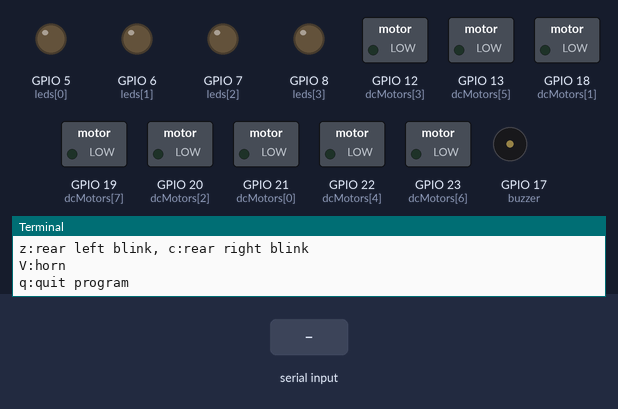
This program was run on a simulated Raspberry Pi (BCM pin numbers). Shown: switched loads named in the program (green lamp = pin HIGH), output pins drawn as LEDs (lit = HIGH), buzzer (waves = sounding, pin HIGH), the last lines printed to the terminal. Dashed ring = blinking. The test bench sets the inputs (shaded band). Threads take turns every 2 ms.

Above: at 1.2 s.
1.3 s: "z" typed at the terminal, then Enter
At 1.55 s:
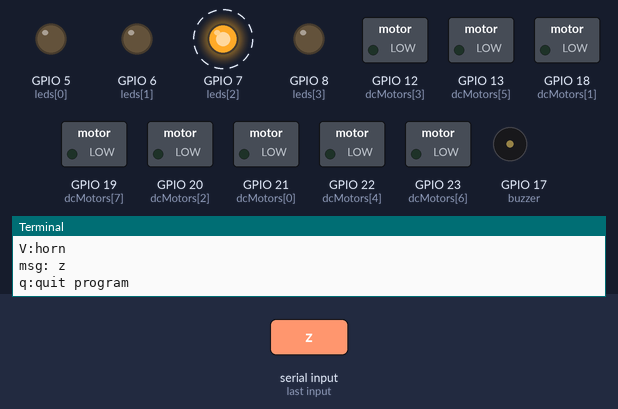
4.3 s: "c" typed at the terminal, then Enter
At 6.7 s:
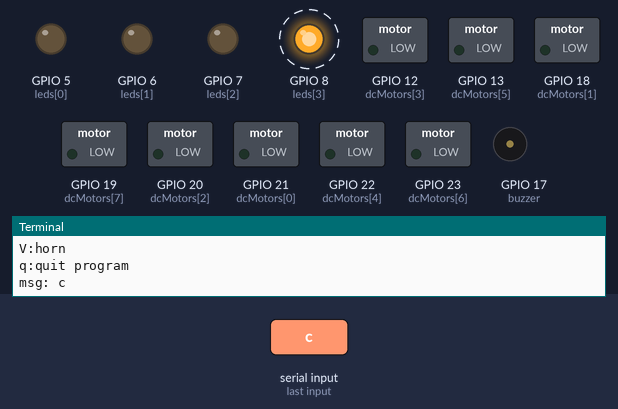
7.3 s: "V" typed at the terminal, then Enter
10.3 s: "f" typed at the terminal, then Enter
At 11.5 s:
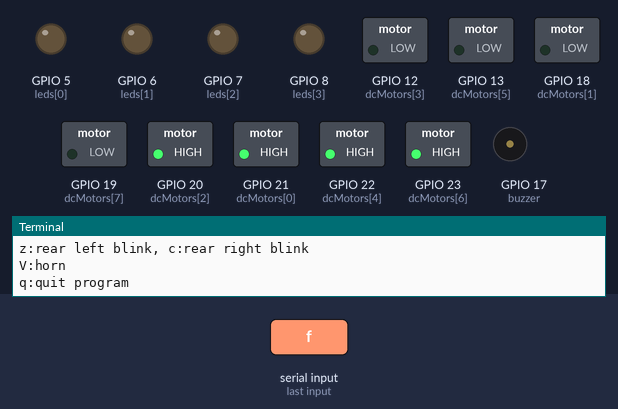
12.3 s: "b" typed at the terminal, then Enter
At 12.7 s:
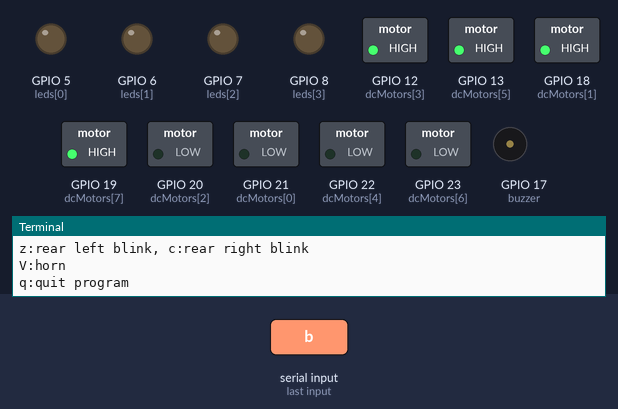
13.8 s: "l" typed at the terminal, then Enter
At 14.05 s:
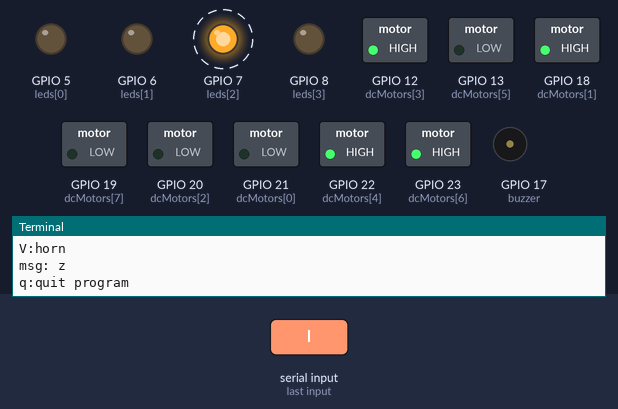
Timing chart, 0 to 19.3 s (numbered marks = the images above; inputs shaded):
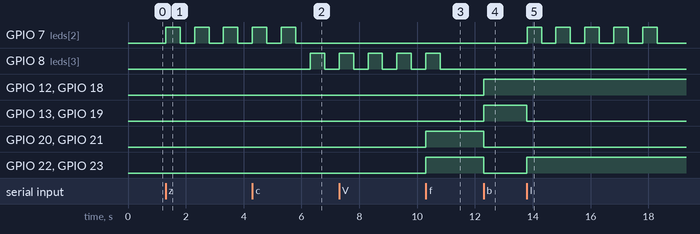

Measured:
- after the input at 1.3 s, GPIO 7 (leds[2]): alternates HIGH for 0.50 s and LOW for 0.50 s, starting at once
- after the input at 4.3 s, GPIO 8 (leds[3]): LOW → HIGH after 2.0 s, → LOW 0.50 s later
- after the input at 10.3 s, GPIO 20 (dcMotors[2]), GPIO 21 (dcMotors[0]), GPIO 22 (dcMotors[4]), GPIO 23 (dcMotors[6]): LOW → HIGH at once
- after the input at 12.3 s, GPIO 12 (dcMotors[3]), GPIO 13 (dcMotors[5]), GPIO 18 (dcMotors[1]), GPIO 19 (dcMotors[7]): LOW → HIGH at once; GPIO 20 (dcMotors[2]), GPIO 21 (dcMotors[0]), GPIO 22 (dcMotors[4]), GPIO 23 (dcMotors[6]): HIGH → LOW at once
- after the input at 13.8 s, GPIO 7 (leds[2]): alternates HIGH for 0.50 s and LOW for 0.50 s, starting at once; GPIO 13 (dcMotors[5]), GPIO 19 (dcMotors[7]): HIGH → LOW at once; GPIO 22 (dcMotors[4]), GPIO 23 (dcMotors[6]): LOW → HIGH at once

The program:

queue_horn_remote_control.py
```python
# horn(buzz) thread 를 추가하여 입력에 따라 wheel/light control + buzz 기능

import RPi.GPIO as GPIO
from wheel_control import *
from light_control import *
from horn_control import *#
import queue
import threading

HOW_MANY_MESSAGES =10
mq_blink = queue.Queue(HOW_MANY_MESSAGES)

def blink_led():

	while True:
		msg = mq_blink.get()
		print("msg:", msg)

		if msg=='z':
			rear_left_blink(leds)
		elif msg=='c':
			rear_right_blink(leds)
		elif msg=='q':
			break

t_blink = threading.Thread(target=blink_led)
t_blink.start()

mq_horn = queue.Queue(HOW_MANY_MESSAGES)#=>

def horn_buzzer():

	while True:
		msg = mq_horn.get()
		print("msg:", msg)

		if msg=='V':
			horn(buzzer)
		elif msg=='q':
			break

t_horn = threading.Thread(target=horn_buzzer)
t_horn.start()#<=

GPIO.setmode(GPIO.BCM)

dcMotors = [21,18,20,12,22,13,23,19]

for dcMotor in dcMotors:
	GPIO.setup(dcMotor, GPIO.OUT)
	GPIO.output(dcMotor, False)

leds = [5,6,7,8]

for led in leds:
	GPIO.setup(led, GPIO.OUT)
	GPIO.output(led, False)

buzzer = 17

GPIO.setup(buzzer, GPIO.OUT)
GPIO.output(buzzer, False)

try:
	while True:

		print('f:forward, b:backward, l:left, r:right, s:stop')
		print('W/w:front light on/off, U/u:rear light on/off')
		print('A/a:all light on/off')
		print('z:rear left blink, c:rear right blink')
		print('V:horn')#
		print('q:quit program')

		cmd = input()
		print(cmd)
		if cmd=='q':
			mq_blink.put(cmd)
			mq_horn.put(cmd)
			t_blink.join()
			t_horn.join()
			break

		if cmd=='f':
			go_forward(dcMotors)
		elif cmd=='b':
			go_backward(dcMotors)
		elif cmd=='l':
			turn_left(dcMotors)
			mq_blink.put('z')
		elif cmd=='r':
			turn_right(dcMotors)
			mq_blink.put('c')
		elif cmd=='s':
			stop_driving(dcMotors)

		if cmd=='W':
			front_light_on(leds)
		elif cmd=='w':
			front_light_off(leds)
		elif cmd=='U':
			rear_light_on(leds)
		elif cmd=='u':
			rear_light_off(leds)
		elif cmd=='A':
			all_light_on(leds)
		elif cmd=='a':
			all_light_off(leds)
		elif cmd=='z' or cmd=='c':
			mq_blink.put(cmd)

		if cmd=='V':#
			mq_horn.put(cmd)#

except KeyboardInterrupt:
	pass

for dcMotor in dcMotors:
	GPIO.output(dcMotor, False)

for led in leds:
	GPIO.output(led, False)

GPIO.cleanup()
```

wheel_control.py
```python
import RPi.GPIO as GPIO

def left_front_forward(dcMotors) :
	GPIO.output(dcMotors[2], True)
	GPIO.output(dcMotors[3], False)

def left_front_backward(dcMotors) :
	GPIO.output(dcMotors[2], False)
	GPIO.output(dcMotors[3], True)

def left_front_stop(dcMotors) :
	GPIO.output(dcMotors[2], False)
	GPIO.output(dcMotors[3], False)

def right_front_forward(dcMotors) :
	GPIO.output(dcMotors[4], True)
	GPIO.output(dcMotors[5], False)

def right_front_backward(dcMotors) :
	GPIO.output(dcMotors[4], False)
	GPIO.output(dcMotors[5], True)

def right_front_stop(dcMotors) :
	GPIO.output(dcMotors[4], False)
	GPIO.output(dcMotors[5], False)

def left_back_forward(dcMotors) :
	GPIO.output(dcMotors[0], True)
	GPIO.output(dcMotors[1], False)

def left_back_backward(dcMotors) :
	GPIO.output(dcMotors[0], False)
	GPIO.output(dcMotors[1], True)

def left_back_stop(dcMotors) :
	GPIO.output(dcMotors[0], False)
	GPIO.output(dcMotors[1], False)

def right_back_forward(dcMotors) :
	GPIO.output(dcMotors[6], True)
	GPIO.output(dcMotors[7], False)

def right_back_backward(dcMotors) :
	GPIO.output(dcMotors[6], False)
	GPIO.output(dcMotors[7], True)

def right_back_stop(dcMotors) :
	GPIO.output(dcMotors[6], False)
	GPIO.output(dcMotors[7], False)

def go_forward(dcMotors):
	left_front_forward(dcMotors)
	left_back_forward(dcMotors)
	right_front_forward(dcMotors)
	right_back_forward(dcMotors)

def go_backward(dcMotors):
	left_front_backward(dcMotors)
	left_back_backward(dcMotors)
	right_front_backward(dcMotors)
	right_back_backward(dcMotors)

def turn_left(dcMotors):
	left_front_backward(dcMotors)
	left_back_backward(dcMotors)
	right_front_forward(dcMotors)
	right_back_forward(dcMotors)

def turn_right(dcMotors):
	left_front_forward(dcMotors)
	left_back_forward(dcMotors)
	right_front_backward(dcMotors)
	right_back_backward(dcMotors)

def stop_driving(dcMotors):
	left_front_stop(dcMotors)
	left_back_stop(dcMotors)
	right_front_stop(dcMotors)
	right_back_stop(dcMotors)
```

light_control.py
```python
import RPi.GPIO as GPIO
import time

def front_left_on(leds) :
	GPIO.output(leds[1], True)

def front_left_off(leds) :
	GPIO.output(leds[1], False)

def front_right_on(leds) :
	GPIO.output(leds[0], True)

def front_right_off(leds) :
	GPIO.output(leds[0], False)

def rear_left_on(leds) :
	GPIO.output(leds[2], True)

def rear_left_off(leds) :
	GPIO.output(leds[2], False)

def rear_right_on(leds) :
	GPIO.output(leds[3], True)

def rear_right_off(leds) :
	GPIO.output(leds[3], False)

def front_light_on(leds):
	front_left_on(leds)
	front_right_on(leds)

def front_light_off(leds):
	front_left_off(leds)
	front_right_off(leds)

def rear_light_on(leds):
	rear_left_on(leds)
	rear_right_on(leds)

def rear_light_off(leds):
	rear_left_off(leds)
	rear_right_off(leds)

def all_light_on(leds):
	front_light_on(leds)
	rear_light_on(leds)

def all_light_off(leds):
	front_light_off(leds)
	rear_light_off(leds)

def rear_left_blink(leds):
	for howMany in range(5):
		rear_left_on(leds)
		time.sleep(0.5)
		rear_left_off(leds)
		time.sleep(0.5)

def rear_right_blink(leds):
	for howMany in range(5):
		rear_right_on(leds)
		time.sleep(0.5)
		rear_right_off(leds)
		time.sleep(0.5)
```

horn_control.py
```python
import RPi.GPIO as GPIO
import time

def horn(buzzer):
	for howMany in range(1000):
		GPIO.output(buzzer, True)
		time.sleep(0.001)
		GPIO.output(buzzer, False)
		time.sleep(0.001)
```
